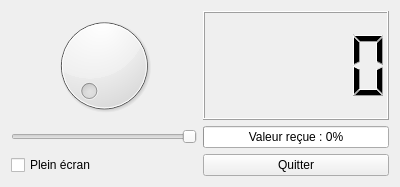
<?xml version="1.0" encoding="UTF-8"?>
<ui version="4.0">
 <class>MafenetrePrincipale</class>
 <widget class="QMainWindow" name="MafenetrePrincipale">
  <property name="geometry">
   <rect>
    <x>0</x>
    <y>0</y>
    <width>400</width>
    <height>187</height>
   </rect>
  </property>
  <property name="windowTitle">
   <string>Afficheur de valeur</string>
  </property>
  <widget class="QWidget" name="centralWidget">
   <layout class="QGridLayout" name="gridLayout">
    <item row="0" column="0">
     <widget class="QDial" name="dial">
      <property name="maximum">
       <number>100</number>
      </property>
      <property name="singleStep">
       <number>1</number>
      </property>
     </widget>
    </item>
    <item row="0" column="1">
     <widget class="QLCDNumber" name="lcdNumber"/>
    </item>
    <item row="1" column="0">
     <widget class="QSlider" name="horizontalSlider">
      <property name="maximum">
       <number>100</number>
      </property>
      <property name="orientation">
       <enum>Qt::Horizontal</enum>
      </property>
      <property name="invertedAppearance">
       <bool>true</bool>
      </property>
     </widget>
    </item>
    <item row="1" column="1">
     <widget class="QProgressBar" name="progressBar">
      <property name="value">
       <number>0</number>
      </property>
      <property name="format">
       <string>Valeur reçue : %p%</string>
      </property>
     </widget>
    </item>
    <item row="2" column="0">
     <widget class="QCheckBox" name="checkBox">
      <property name="text">
       <string>Plein écran</string>
      </property>
     </widget>
    </item>
    <item row="2" column="1">
     <widget class="QPushButton" name="pushButton">
      <property name="text">
       <string>Quitter</string>
      </property>
     </widget>
    </item>
   </layout>
  </widget>
 </widget>
 <layoutdefault spacing="6" margin="11"/>
 <resources/>
 <connections>
  <connection>
   <sender>dial</sender>
   <signal>valueChanged(int)</signal>
   <receiver>lcdNumber</receiver>
   <slot>display(int)</slot>
   <hints>
    <hint type="sourcelabel">
     <x>58</x>
     <y>57</y>
    </hint>
    <hint type="destinationlabel">
     <x>295</x>
     <y>61</y>
    </hint>
   </hints>
  </connection>
  <connection>
   <sender>dial</sender>
   <signal>valueChanged(int)</signal>
   <receiver>horizontalSlider</receiver>
   <slot>setValue(int)</slot>
   <hints>
    <hint type="sourcelabel">
     <x>61</x>
     <y>83</y>
    </hint>
    <hint type="destinationlabel">
     <x>55</x>
     <y>118</y>
    </hint>
   </hints>
  </connection>
  <connection>
   <sender>dial</sender>
   <signal>valueChanged(int)</signal>
   <receiver>progressBar</receiver>
   <slot>setValue(int)</slot>
   <hints>
    <hint type="sourcelabel">
     <x>86</x>
     <y>80</y>
    </hint>
    <hint type="destinationlabel">
     <x>183</x>
     <y>126</y>
    </hint>
   </hints>
  </connection>
 </connections>
</ui>
